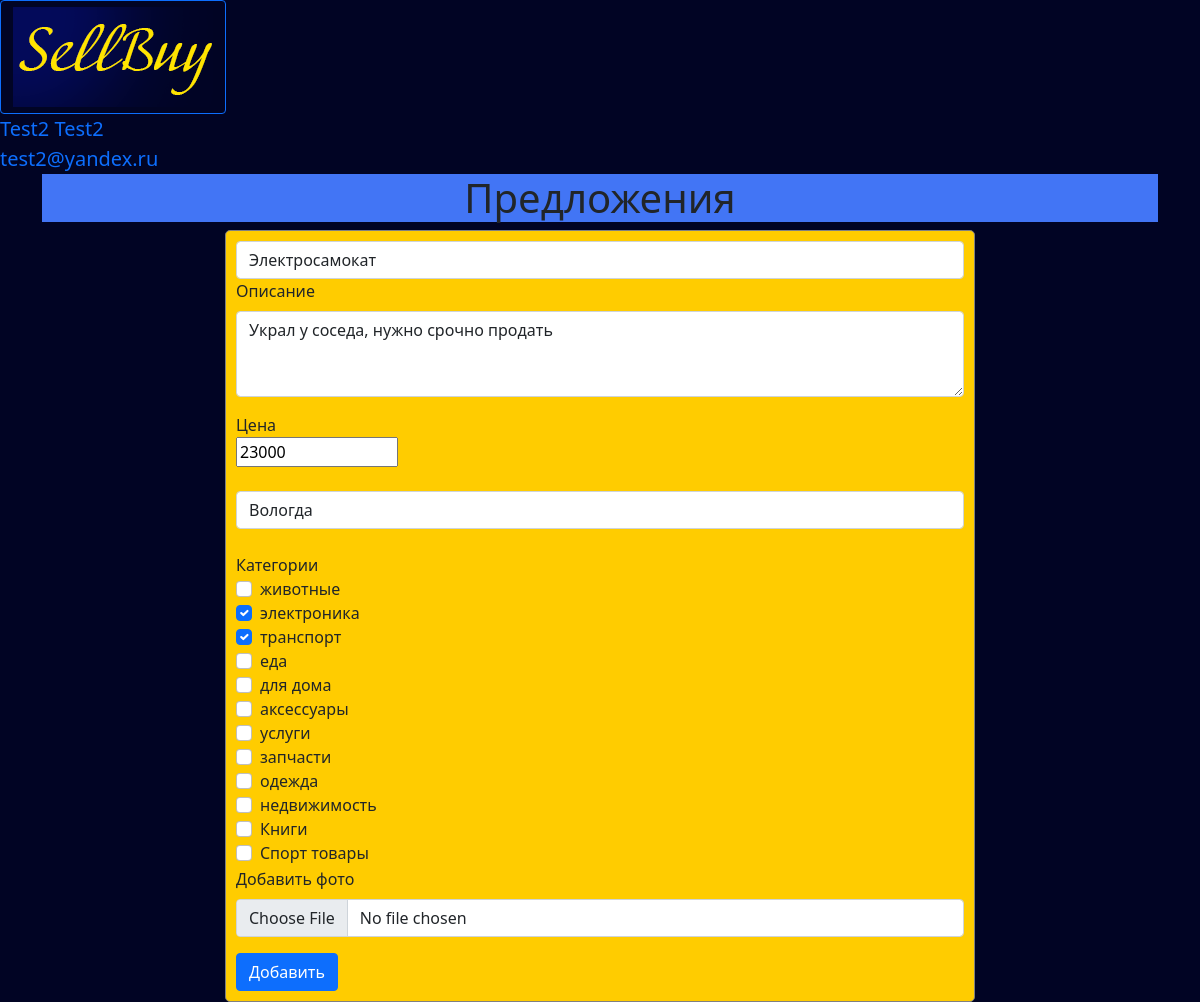
Page /change_offers/4 (signed in) on the committed database.
### data/users.py (models this page shows, shortened)
class User(SqlAlchemyBase, UserMixin):
    __tablename__ = 'users'
    id = sqlalchemy.Column(sqlalchemy.Integer,
                           primary_key=True, autoincrement=True)
    name = sqlalchemy.Column(sqlalchemy.String, nullable=True)
    surname = sqlalchemy.Column(sqlalchemy.String, nullable=True)
    email = sqlalchemy.Column(sqlalchemy.String,
                              index=True, unique=True, nullable=True)
    hashed_password = sqlalchemy.Column(sqlalchemy.String, nullable=True)
    number = sqlalchemy.Column(sqlalchemy.Integer, nullable=True)
    basket = sqlalchemy.Column(sqlalchemy.String, nullable=True)
    offers = orm.relationship("Offers", back_populates='user')

### data/offers.py (models this page shows)
class Offers(SqlAlchemyBase):
    __tablename__ = 'offers'
    id = sqlalchemy.Column(sqlalchemy.Integer,
                           primary_key=True, autoincrement=True)
    name_offer = sqlalchemy.Column(sqlalchemy.String, nullable=True)
    discription = sqlalchemy.Column(sqlalchemy.String, nullable=True)
    price = sqlalchemy.Column(sqlalchemy.Integer, nullable=True)
    is_sold = sqlalchemy.Column(sqlalchemy.Boolean, default=False)
    created_date = sqlalchemy.Column(sqlalchemy.DateTime,
                                     default=datetime.datetime.now)
    topic = sqlalchemy.Column(sqlalchemy.String, nullable=True)
    place = sqlalchemy.Column(sqlalchemy.String, nullable=True)
    user_id = sqlalchemy.Column(sqlalchemy.Integer, sqlalchemy.ForeignKey("users.id"))
    photo = sqlalchemy.Column(sqlalchemy.String, nullable=True)
    user = orm.relationship('User')

### main.py (the view, shortened to what this page needs)
@app.route('/change_offers/<int:id>', methods=['GET', 'POST'])
@login_required
def change_offer(id):
    topics_name = ['животные', 'электроника', 'транспорт', 'еда', 'для дома', 'аксессуары', 'услуги',
                   'запчасти',
                   'одежда', 'недвижимость', 'Книги', 'Спорт товары']
    if request.method == "GET":
        db_sess = db_session.create_session()
        offers = db_sess.query(Offers).filter(Offers.id == id, Offers.user == current_user).first()
        if offers:
            offer_name = offers.name_offer
            discription = offers.discription
            price = offers.price
            topic = offers.topic.split(', ')
            place = offers.place
            return render_template('add_offer.html', title='Редактирование предложения', name_offer=offer_name,
                                   discription=discription, price=price, topic=topic, place=place,
                                   topics_name=topics_name)
        else:
            abort(404)

### data/db_session.py (called while the page is built)
def create_session() -> Session:
    global __factory
    return __factory()

### main.py (called while the page is built)
@login_manager.user_loader
def load_user(user_id):
    db_sess = db_session.create_session()
    return db_sess.query(User).get(user_id)

### templates/add_offer.html
{% extends "base.html" %}
{% block content %}
<h1>Предложения</h1>
<div class="add_form">
    <form class="add_form" method="post" enctype="multipart/form-data">
        <input class="form-control" type="text" placeholder="Название" aria-label="default input example" name="name"
               value="{{ name_offer }}">
        <div class="mb-3">
            <label for="exampleFormControlTextarea1" class="form-label">Описание</label>
            <textarea class="form-control" id="exampleFormControlTextarea1" rows="3"
                      name="about">{{ discription }}</textarea>
        </div>
        <label for="tentacles" class="form-label_price">Цена</label><br>
        <input type="number" class="form-range_price" min="0" max="1000000000" id="tentacles" name="price"
               value="{{ price }}"/><br><br>
        <input class="form-control" type="text" placeholder="Город/населенный пункт" aria-label="default input example"
               name="place" value="{{ place }}"><br>
        <label>Категории</label>
        <div class="form-group form-check">
            {% for i in range(12) %}
            {% if topics_name[i] in topic %}
            <input type="checkbox" class="form-check-input" id="acceptRules" name="accept{{ i }}"
                   value='{{ topics_name[i] }}' checked>
            {% else %}
            <input type="checkbox" class="form-check-input" id="acceptRules" name="accept{{ i }}"
                   value='{{ topics_name[i] }}'>
            {% endif %}
            <label class="form-check-label" for="acceptRules">{{ topics_name[i] }}</label>
            <br>
            {% endfor %}
        </div>
        <div class="mb-3">
            <label for="formFile" class="form-label">Добавить фото</label>
            <input class="form-control" type="file" id="formFile" name="file">
        </div>
        <button type="submit" class="btn btn-primary">Добавить</button>
    </form>
</div>
{% endblock %}

### templates/base.html (shortened to what this page needs)
<!DOCTYPE html>
<html lang="en">
<head>
    <link rel="stylesheet"
          href="https://cdn.jsdelivr.net/npm/bootstrap@5.0.0-beta1/dist/css/bootstrap.min.css"
>
    <link rel="stylesheet" type="text/css" href='static/css/style.css' />
</head>
<body>
<div class="main_page_button">
    <a class="btn btn-outline-primary" href="/main"><img src="static\img\images/logo3.png" width="200px" height="100px"></a>
</div>
{% if current_user.is_authenticated %}
    <a class="navbar-brand" href="/logout">{{ current_user.name }} {{current_user.surname}}</a> <br>
    <a class="navbar-brand" href="/logout">{{ current_user.email }} </a>
{% else %}
    <p class="register_login_buttons">
        <a class="btn btn-outline-primary" href="/register">Зарегистрироваться</a>
        <a class="btn btn-outline-primary" href="/login">Войти</a>
    </p>
{% endif %}
<main role="main" class="container">
    {% block content %}{% endblock %}
</main>
</body>
</html>

### static/css/style.css (style rules this page uses)
body { background: rgb(1, 4, 36); }
h1 { background: rgb(66, 117, 245); text-align: center; }
form.add_form { margin-left: auto; margin-right: auto; max-width: 750px; background-color: #ffcc00; border: 1px solid gray; border-radius: 5px; padding: 10px; }

### rows in the picture
User: name "Test2", surname "Test2", email "test2@yandex.ru"
Offers: name "Электросамокат", about "Украл у соседа, нужно срочно продать", price "23000", place "Вологда"

### other values in the picture
{{ topics_name[i] }} "животные" "электроника" "транспорт" "еда" "для дома" "аксессуары" "услуги" "запчасти" "одежда" "недвижимость" "Книги" "Спорт товары"
